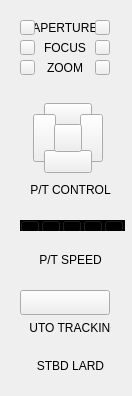
         <widget class="QWidget" name="video_control2" native="true">
          <property name="minimumSize">
           <size>
            <width>132</width>
            <height>396</height>
           </size>
          </property>
          <property name="maximumSize">
           <size>
            <width>132</width>
            <height>396</height>
           </size>
          </property>
          <property name="styleSheet">
           <string notr="true"/>
          </property>
          <widget class="QLabel" name="label_8">
           <property name="geometry">
            <rect>
             <x>30</x>
             <y>250</y>
             <width>81</width>
             <height>20</height>
            </rect>
           </property>
           <property name="text">
            <string>P/T SPEED</string>
           </property>
           <property name="alignment">
            <set>Qt::AlignCenter</set>
           </property>
          </widget>
          <widget class="QWidget" name="widget_12" native="true">
           <property name="geometry">
            <rect>
             <x>20</x>
             <y>60</y>
             <width>90</width>
             <height>15</height>
            </rect>
           </property>
           <widget class="QPushButton" name="control2_zoom_reduce">
            <property name="geometry">
             <rect>
              <x>75</x>
              <y>0</y>
              <width>15</width>
              <height>15</height>
             </rect>
            </property>
            <property name="minimumSize">
             <size>
              <width>15</width>
              <height>15</height>
             </size>
            </property>
            <property name="maximumSize">
             <size>
              <width>15</width>
              <height>15</height>
             </size>
            </property>
            <property name="toolTip">
             <string notr="true"/>
            </property>
            <property name="text">
             <string/>
            </property>
           </widget>
           <widget class="QLabel" name="label_12">
            <property name="geometry">
             <rect>
              <x>15</x>
              <y>0</y>
              <width>60</width>
              <height>15</height>
             </rect>
            </property>
            <property name="minimumSize">
             <size>
              <width>60</width>
              <height>15</height>
             </size>
            </property>
            <property name="maximumSize">
             <size>
              <width>60</width>
              <height>15</height>
             </size>
            </property>
            <property name="text">
             <string>ZOOM</string>
            </property>
            <property name="alignment">
             <set>Qt::AlignCenter</set>
            </property>
           </widget>
           <widget class="QPushButton" name="control2_zoom_plus">
            <property name="geometry">
             <rect>
              <x>0</x>
              <y>0</y>
              <width>15</width>
              <height>15</height>
             </rect>
            </property>
            <property name="minimumSize">
             <size>
              <width>15</width>
              <height>15</height>
             </size>
            </property>
            <property name="maximumSize">
             <size>
              <width>15</width>
              <height>15</height>
             </size>
            </property>
            <property name="toolTip">
             <string notr="true"/>
            </property>
            <property name="text">
             <string/>
            </property>
           </widget>
          </widget>
          <widget class="QPushButton" name="control2_auto">
           <property name="geometry">
            <rect>
             <x>20</x>
             <y>290</y>
             <width>90</width>
             <height>25</height>
            </rect>
           </property>
           <property name="minimumSize">
            <size>
             <width>90</width>
             <height>25</height>
            </size>
           </property>
           <property name="maximumSize">
            <size>
             <width>90</width>
             <height>25</height>
            </size>
           </property>
           <property name="toolTip">
            <string notr="true"/>
           </property>
           <property name="text">
            <string/>
           </property>
           <property name="checkable">
            <bool>true</bool>
           </property>
           <property name="autoExclusive">
            <bool>true</bool>
           </property>
          </widget>
          <widget class="QWidget" name="widget_13" native="true">
           <property name="geometry">
            <rect>
             <x>20</x>
             <y>40</y>
             <width>90</width>
             <height>15</height>
            </rect>
           </property>
           <property name="minimumSize">
            <size>
             <width>90</width>
             <height>15</height>
            </size>
           </property>
           <property name="maximumSize">
            <size>
             <width>90</width>
             <height>15</height>
            </size>
           </property>
           <widget class="QPushButton" name="control2_focus_reduce">
            <property name="geometry">
             <rect>
              <x>75</x>
              <y>0</y>
              <width>15</width>
              <height>15</height>
             </rect>
            </property>
            <property name="minimumSize">
             <size>
              <width>15</width>
              <height>15</height>
             </size>
            </property>
            <property name="maximumSize">
             <size>
              <width>15</width>
              <height>15</height>
             </size>
            </property>
            <property name="toolTip">
             <string notr="true"/>
            </property>
            <property name="text">
             <string/>
            </property>
           </widget>
           <widget class="QLabel" name="label_13">
            <property name="geometry">
             <rect>
              <x>15</x>
              <y>0</y>
              <width>60</width>
              <height>15</height>
             </rect>
            </property>
            <property name="minimumSize">
             <size>
              <width>60</width>
              <height>15</height>
             </size>
            </property>
            <property name="maximumSize">
             <size>
              <width>60</width>
              <height>15</height>
             </size>
            </property>
            <property name="text">
             <string>FOCUS</string>
            </property>
            <property name="alignment">
             <set>Qt::AlignCenter</set>
            </property>
           </widget>
           <widget class="QPushButton" name="control2_focus_plus">
            <property name="geometry">
             <rect>
              <x>0</x>
              <y>0</y>
              <width>15</width>
              <height>15</height>
             </rect>
            </property>
            <property name="minimumSize">
             <size>
              <width>15</width>
              <height>15</height>
             </size>
            </property>
            <property name="maximumSize">
             <size>
              <width>15</width>
              <height>15</height>
             </size>
            </property>
            <property name="toolTip">
             <string notr="true"/>
            </property>
            <property name="text">
             <string/>
            </property>
           </widget>
          </widget>
          <widget class="QWidget" name="widget_14" native="true">
           <property name="geometry">
            <rect>
             <x>20</x>
             <y>20</y>
             <width>90</width>
             <height>15</height>
            </rect>
           </property>
           <property name="minimumSize">
            <size>
             <width>90</width>
             <height>15</height>
            </size>
           </property>
           <property name="maximumSize">
            <size>
             <width>90</width>
             <height>15</height>
            </size>
           </property>
           <widget class="QPushButton" name="control2_aperture_reduce">
            <property name="geometry">
             <rect>
              <x>75</x>
              <y>0</y>
              <width>15</width>
              <height>15</height>
             </rect>
            </property>
            <property name="minimumSize">
             <size>
              <width>15</width>
              <height>15</height>
             </size>
            </property>
            <property name="maximumSize">
             <size>
              <width>15</width>
              <height>15</height>
             </size>
            </property>
            <property name="toolTip">
             <string notr="true"/>
            </property>
            <property name="text">
             <string/>
            </property>
           </widget>
           <widget class="QPushButton" name="control2_aperture_plus">
            <property name="geometry">
             <rect>
              <x>0</x>
              <y>0</y>
              <width>15</width>
              <height>15</height>
             </rect>
            </property>
            <property name="minimumSize">
             <size>
              <width>15</width>
              <height>15</height>
             </size>
            </property>
            <property name="maximumSize">
             <size>
              <width>15</width>
              <height>15</height>
             </size>
            </property>
            <property name="toolTip">
             <string notr="true"/>
            </property>
            <property name="text">
             <string/>
            </property>
           </widget>
           <widget class="QLabel" name="label_14">
            <property name="geometry">
             <rect>
              <x>15</x>
              <y>0</y>
              <width>60</width>
              <height>15</height>
             </rect>
            </property>
            <property name="minimumSize">
             <size>
              <width>60</width>
              <height>15</height>
             </size>
            </property>
            <property name="maximumSize">
             <size>
              <width>60</width>
              <height>15</height>
             </size>
            </property>
            <property name="text">
             <string>APERTURE</string>
            </property>
            <property name="alignment">
             <set>Qt::AlignCenter</set>
            </property>
           </widget>
          </widget>
          <widget class="QLabel" name="label_15">
           <property name="geometry">
            <rect>
             <x>20</x>
             <y>350</y>
             <width>101</width>
             <height>31</height>
            </rect>
           </property>
           <property name="styleSheet">
            <string notr="true"/>
           </property>
           <property name="text">
            <string>STBD LARD</string>
           </property>
           <property name="alignment">
            <set>Qt::AlignCenter</set>
           </property>
          </widget>
          <widget class="QWidget" name="pt_control2" native="true">
           <property name="geometry">
            <rect>
             <x>30</x>
             <y>100</y>
             <width>76</width>
             <height>77</height>
            </rect>
           </property>
           <property name="minimumSize">
            <size>
             <width>76</width>
             <height>77</height>
            </size>
           </property>
           <property name="maximumSize">
            <size>
             <width>76</width>
             <height>77</height>
            </size>
           </property>
           <widget class="QPushButton" name="pt_control2_top">
            <property name="geometry">
             <rect>
              <x>14</x>
              <y>3</y>
              <width>48</width>
              <height>23</height>
             </rect>
            </property>
            <property name="minimumSize">
             <size>
              <width>48</width>
              <height>23</height>
             </size>
            </property>
            <property name="maximumSize">
             <size>
              <width>48</width>
              <height>23</height>
             </size>
            </property>
            <property name="toolTip">
             <string notr="true"/>
            </property>
            <property name="text">
             <string/>
            </property>
            <property name="checkable">
             <bool>false</bool>
            </property>
            <property name="autoExclusive">
             <bool>false</bool>
            </property>
           </widget>
           <widget class="QPushButton" name="pt_control2_right">
            <property name="geometry">
             <rect>
              <x>50</x>
              <y>14</y>
              <width>23</width>
              <height>48</height>
             </rect>
            </property>
            <property name="minimumSize">
             <size>
              <width>23</width>
              <height>48</height>
             </size>
            </property>
            <property name="maximumSize">
             <size>
              <width>23</width>
              <height>48</height>
             </size>
            </property>
            <property name="toolTip">
             <string notr="true"/>
            </property>
            <property name="text">
             <string/>
            </property>
           </widget>
           <widget class="QPushButton" name="pt_control2_left">
            <property name="geometry">
             <rect>
              <x>3</x>
              <y>14</y>
              <width>23</width>
              <height>48</height>
             </rect>
            </property>
            <property name="minimumSize">
             <size>
              <width>23</width>
              <height>48</height>
             </size>
            </property>
            <property name="maximumSize">
             <size>
              <width>23</width>
              <height>48</height>
             </size>
            </property>
            <property name="toolTip">
             <string notr="true"/>
            </property>
            <property name="text">
             <string/>
            </property>
           </widget>
           <widget class="QPushButton" name="pt_control2_bottom">
            <property name="geometry">
             <rect>
              <x>14</x>
              <y>50</y>
              <width>48</width>
              <height>23</height>
             </rect>
            </property>
            <property name="minimumSize">
             <size>
              <width>48</width>
              <height>23</height>
             </size>
            </property>
            <property name="maximumSize">
             <size>
              <width>48</width>
              <height>23</height>
             </size>
            </property>
            <property name="toolTip">
             <string notr="true"/>
            </property>
            <property name="text">
             <string/>
            </property>
           </widget>
           <widget class="QPushButton" name="pt_control2_enter">
            <property name="geometry">
             <rect>
              <x>24</x>
              <y>24</y>
              <width>28</width>
              <height>28</height>
             </rect>
            </property>
            <property name="minimumSize">
             <size>
              <width>28</width>
              <height>28</height>
             </size>
            </property>
            <property name="maximumSize">
             <size>
              <width>28</width>
              <height>28</height>
             </size>
            </property>
            <property name="toolTip">
             <string notr="true"/>
            </property>
            <property name="text">
             <string/>
            </property>
           </widget>
          </widget>
          <widget class="QLabel" name="label_16">
           <property name="geometry">
            <rect>
             <x>30</x>
             <y>320</y>
             <width>81</width>
             <height>16</height>
            </rect>
           </property>
           <property name="styleSheet">
            <string notr="true">font:&quot;Source Han Sans CN&quot;;</string>
           </property>
           <property name="text">
            <string>AUTO TRACKING</string>
           </property>
           <property name="alignment">
            <set>Qt::AlignCenter</set>
           </property>
          </widget>
          <widget class="QLabel" name="label_17">
           <property name="geometry">
            <rect>
             <x>30</x>
             <y>180</y>
             <width>81</width>
             <height>20</height>
            </rect>
           </property>
           <property name="text">
            <string>P/T CONTROL</string>
           </property>
           <property name="alignment">
            <set>Qt::AlignCenter</set>
           </property>
          </widget>
          <widget class="QWidget" name="widget_29" native="true">
           <property name="geometry">
            <rect>
             <x>20</x>
             <y>220</y>
             <width>105</width>
             <height>11</height>
            </rect>
           </property>
           <property name="minimumSize">
            <size>
             <width>105</width>
             <height>0</height>
            </size>
           </property>
           <property name="maximumSize">
            <size>
             <width>105</width>
             <height>11</height>
            </size>
           </property>
           <property name="styleSheet">
            <string notr="true">background-color: rgb(0, 0, 0);</string>
           </property>
           <layout class="QHBoxLayout" name="horizontalLayout_18">
            <property name="spacing">
             <number>1</number>
            </property>
            <property name="leftMargin">
             <number>0</number>
            </property>
            <property name="topMargin">
             <number>0</number>
            </property>
            <property name="rightMargin">
             <number>0</number>
            </property>
            <property name="bottomMargin">
             <number>0</number>
            </property>
            <item>
             <widget class="QPushButton" name="rank1_2">
              <property name="minimumSize">
               <size>
                <width>20</width>
                <height>13</height>
               </size>
              </property>
              <property name="maximumSize">
               <size>
                <width>20</width>
                <height>11</height>
               </size>
              </property>
              <property name="styleSheet">
               <string notr="true">QPushButton{background-color:rgb(120, 120, 120);;border-style: inset;}
QPushButton:checked{background-color:rgb(18, 161, 73); border-style: outset;};</string>
              </property>
              <property name="text">
               <string/>
              </property>
              <property name="checkable">
               <bool>true</bool>
              </property>
              <property name="checked">
               <bool>true</bool>
              </property>
              <property name="autoExclusive">
               <bool>true</bool>
              </property>
             </widget>
            </item>
            <item>
             <widget class="QPushButton" name="rank2_2">
              <property name="minimumSize">
               <size>
                <width>20</width>
                <height>13</height>
               </size>
              </property>
              <property name="maximumSize">
               <size>
                <width>20</width>
                <height>11</height>
               </size>
              </property>
              <property name="styleSheet">
               <string notr="true">QPushButton{background-color:rgb(120, 120, 120);;border-style: inset;}
QPushButton:checked{background-color:rgb(18, 161, 73); border-style: outset;};</string>
              </property>
              <property name="text">
               <string/>
              </property>
              <property name="checkable">
               <bool>true</bool>
              </property>
              <property name="autoExclusive">
               <bool>true</bool>
              </property>
             </widget>
            </item>
            <item>
             <widget class="QPushButton" name="rank3_2">
              <property name="minimumSize">
               <size>
                <width>20</width>
                <height>13</height>
               </size>
              </property>
              <property name="maximumSize">
               <size>
                <width>20</width>
                <height>11</height>
               </size>
              </property>
              <property name="styleSheet">
               <string notr="true">QPushButton{background-color:rgb(120, 120, 120);;border-style: inset;}
QPushButton:checked{background-color:rgb(18, 161, 73); border-style: outset;};</string>
              </property>
              <property name="text">
               <string/>
              </property>
              <property name="checkable">
               <bool>true</bool>
              </property>
              <property name="autoExclusive">
               <bool>true</bool>
              </property>
             </widget>
            </item>
            <item>
             <widget class="QPushButton" name="rank4_2">
              <property name="minimumSize">
               <size>
                <width>20</width>
                <height>13</height>
               </size>
              </property>
              <property name="maximumSize">
               <size>
                <width>20</width>
                <height>11</height>
               </size>
              </property>
              <property name="styleSheet">
               <string notr="true">QPushButton{background-color:rgb(120, 120, 120);;border-style: inset;}
QPushButton:checked{background-color:rgb(18, 161, 73); border-style: outset;};</string>
              </property>
              <property name="text">
               <string/>
              </property>
              <property name="checkable">
               <bool>true</bool>
              </property>
              <property name="autoExclusive">
               <bool>true</bool>
              </property>
             </widget>
            </item>
            <item>
             <widget class="QPushButton" name="rank5_2">
              <property name="minimumSize">
               <size>
                <width>20</width>
                <height>13</height>
               </size>
              </property>
              <property name="maximumSize">
               <size>
                <width>20</width>
                <height>11</height>
               </size>
              </property>
              <property name="styleSheet">
               <string notr="true">QPushButton{background-color:rgb(120, 120, 120);;border-style: inset;}
QPushButton:checked{background-color:rgb(18, 161, 73); border-style: outset;};</string>
              </property>
              <property name="text">
               <string/>
              </property>
              <property name="checkable">
               <bool>true</bool>
              </property>
              <property name="autoExclusive">
               <bool>true</bool>
              </property>
             </widget>
            </item>
           </layout>
          </widget>
         </widget>
